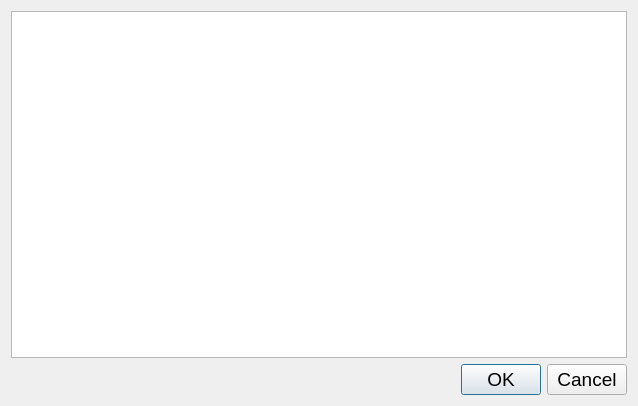
<?xml version="1.0" encoding="UTF-8"?>
<ui version="4.0">
 <class>Dialog</class>
 <widget class="QDialog" name="Dialog">
  <property name="geometry">
   <rect>
    <x>0</x>
    <y>0</y>
    <width>638</width>
    <height>406</height>
   </rect>
  </property>
  <property name="font">
   <font>
    <pointsize>14</pointsize>
   </font>
  </property>
  <property name="windowTitle">
   <string>Select files that are done</string>
  </property>
  <layout class="QVBoxLayout" name="verticalLayout_2">
   <item>
    <layout class="QVBoxLayout" name="verticalLayout">
     <item>
      <widget class="QListWidget" name="optionsQListWidget">
       <property name="selectionMode">
        <enum>QAbstractItemView::MultiSelection</enum>
       </property>
       <property name="selectionBehavior">
        <enum>QAbstractItemView::SelectRows</enum>
       </property>
      </widget>
     </item>
     <item>
      <widget class="QDialogButtonBox" name="buttonBox">
       <property name="orientation">
        <enum>Qt::Horizontal</enum>
       </property>
       <property name="standardButtons">
        <set>QDialogButtonBox::Cancel|QDialogButtonBox::Ok</set>
       </property>
      </widget>
     </item>
    </layout>
   </item>
  </layout>
 </widget>
 <resources/>
 <connections>
  <connection>
   <sender>buttonBox</sender>
   <signal>accepted()</signal>
   <receiver>Dialog</receiver>
   <slot>accept()</slot>
   <hints>
    <hint type="sourcelabel">
     <x>248</x>
     <y>254</y>
    </hint>
    <hint type="destinationlabel">
     <x>157</x>
     <y>274</y>
    </hint>
   </hints>
  </connection>
  <connection>
   <sender>buttonBox</sender>
   <signal>rejected()</signal>
   <receiver>Dialog</receiver>
   <slot>reject()</slot>
   <hints>
    <hint type="sourcelabel">
     <x>316</x>
     <y>260</y>
    </hint>
    <hint type="destinationlabel">
     <x>286</x>
     <y>274</y>
    </hint>
   </hints>
  </connection>
 </connections>
</ui>
